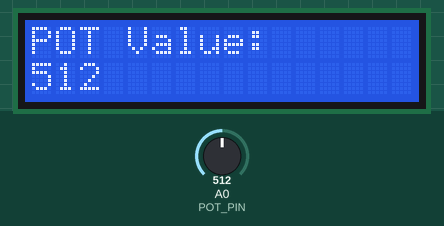
Recording of a sketch running on a simulated Arduino Uno, built with avr-gcc and run on an emulated ATmega328P. Parts: 16×2 character LCD. The inputs (shaded band) are chosen by the test bench; at power-on: A0 (POT_PIN) = 512.

Above: at 4.2 s.
4.3 s: A0 (POT_PIN) set to 716
At 4.9 s:
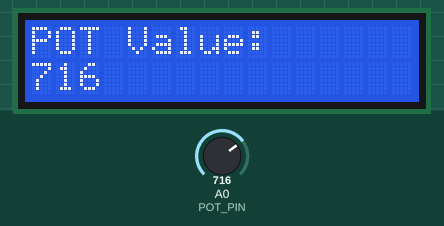
5.8 s: A0 (POT_PIN) set to 11
At 7.0 s:
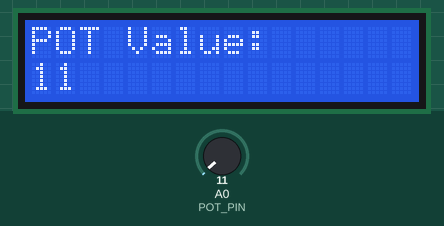
7.3 s: A0 (POT_PIN) set to 8
At 8.1 s:
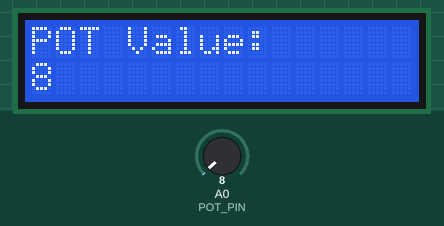
Timing chart, 0 to 10.3 s (numbered marks = the images above; inputs shaded):
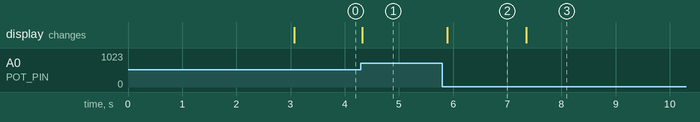

Measured:
- after the input at 4.3 s, the display: changes at once (image 1)
- after the input at 5.8 s, the display: changes after 0.09 s (image 2)
- after the input at 7.3 s, the display: changes after 0.05 s (image 3)

The sketch:

POTInterfacing.ino
```cpp
#include <LiquidCrystal.h>

/*
	File Name:			  POTInterfacing.ino
	Date Created:   	February 8, 2025
    Embedded Engineer:  Bien Carlo Halili
    Project Description:
    	This project demonstrates a potentiometer for analog input then an LCD for output.
*/

// LCD Constants
#define RS_PIN 12
#define EN_PIN 11
#define D4_PIN 5
#define D5_PIN 4
#define D6_PIN 3
#define D7_PIN 2
#define CHARACTER_PER_LINE 16
#define MAX_LINES 2
// Potentiometer Constant
#define POT_PIN A0
// Potentiometer Variable
int potValue = 0;
// LCD Object Declaration
LiquidCrystal lcd(RS_PIN,
                  EN_PIN,
                  D4_PIN,
                  D5_PIN,
                  D6_PIN,
                  D7_PIN);

void displayText(int line, char text[])
{
  lcd.setCursor(0, line);
  lcd.print(text);
}
void displayText(int line, int value)
{
  lcd.setCursor(0, line);
  lcd.print(value);
}

void setup()
{
  // Set up the display dimenstions of LCD
  lcd.begin(CHARACTER_PER_LINE,
           MAX_LINES);
  // Set the start display in the LCD
  displayText(0, "Initializing...");
  delay(3000);
}

void loop()
{
  potValue = analogRead(POT_PIN);
  lcd.clear();
  displayText(0, "POT Value:");
  displayText(1, potValue);
  delay(100);
}
```
